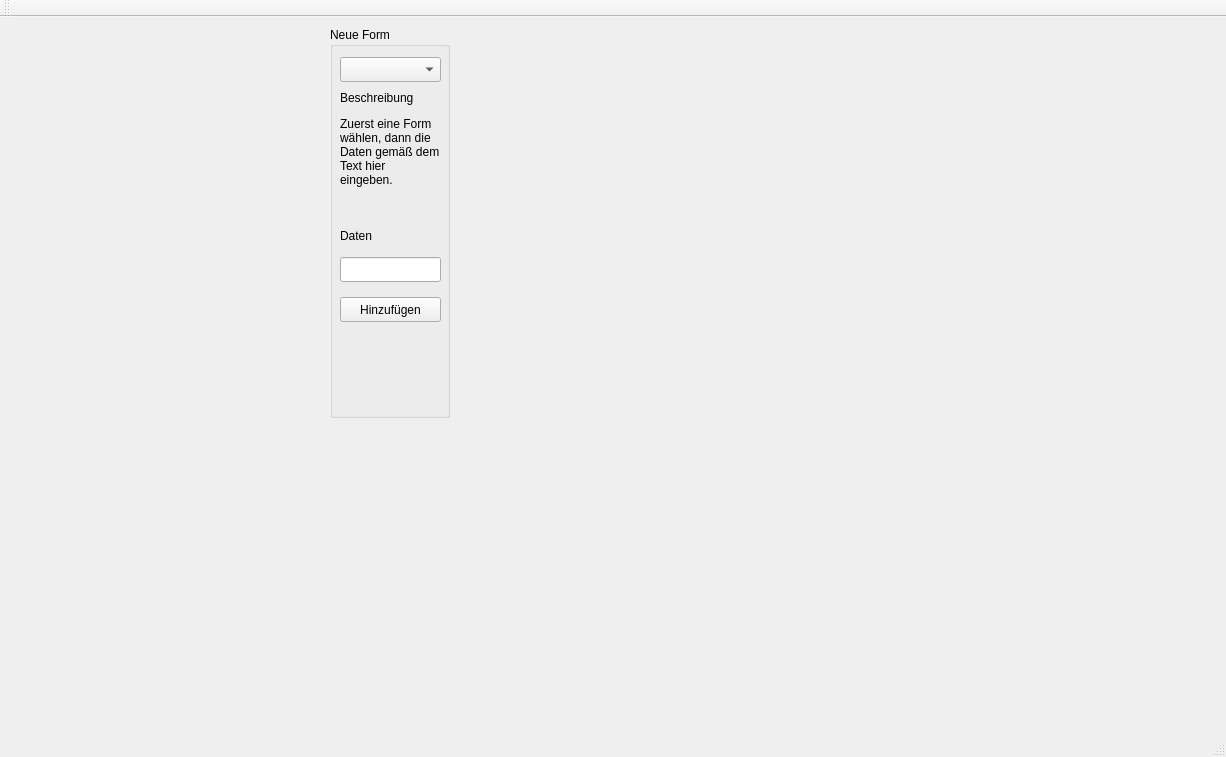
<?xml version="1.0" encoding="UTF-8"?>
<ui version="4.0">
 <class>MainWindow</class>
 <widget class="QMainWindow" name="MainWindow">
  <property name="geometry">
   <rect>
    <x>0</x>
    <y>0</y>
    <width>1226</width>
    <height>757</height>
   </rect>
  </property>
  <property name="windowTitle">
   <string>MainWindow</string>
  </property>
  <widget class="QWidget" name="centralWidget">
   <widget class="QGroupBox" name="groupBox">
    <property name="geometry">
     <rect>
      <x>330</x>
      <y>10</y>
      <width>120</width>
      <height>391</height>
     </rect>
    </property>
    <property name="title">
     <string>Neue Form</string>
    </property>
    <widget class="QComboBox" name="form_select">
     <property name="geometry">
      <rect>
       <x>10</x>
       <y>30</y>
       <width>101</width>
       <height>25</height>
      </rect>
     </property>
    </widget>
    <widget class="QLabel" name="label">
     <property name="geometry">
      <rect>
       <x>10</x>
       <y>60</y>
       <width>101</width>
       <height>21</height>
      </rect>
     </property>
     <property name="text">
      <string>Beschreibung</string>
     </property>
    </widget>
    <widget class="QLabel" name="help_text">
     <property name="geometry">
      <rect>
       <x>10</x>
       <y>90</y>
       <width>101</width>
       <height>101</height>
      </rect>
     </property>
     <property name="text">
      <string>Zuerst eine Form wählen, dann die Daten gemäß dem Text hier eingeben.</string>
     </property>
     <property name="alignment">
      <set>Qt::AlignmentFlag::AlignLeading|Qt::AlignmentFlag::AlignLeft|Qt::AlignmentFlag::AlignTop</set>
     </property>
     <property name="wordWrap">
      <bool>true</bool>
     </property>
    </widget>
    <widget class="QLabel" name="label_3">
     <property name="geometry">
      <rect>
       <x>10</x>
       <y>200</y>
       <width>101</width>
       <height>17</height>
      </rect>
     </property>
     <property name="text">
      <string>Daten</string>
     </property>
    </widget>
    <widget class="QLineEdit" name="data_input">
     <property name="geometry">
      <rect>
       <x>10</x>
       <y>230</y>
       <width>101</width>
       <height>25</height>
      </rect>
     </property>
    </widget>
    <widget class="QPushButton" name="pushButton">
     <property name="geometry">
      <rect>
       <x>10</x>
       <y>270</y>
       <width>101</width>
       <height>25</height>
      </rect>
     </property>
     <property name="text">
      <string>Hinzufügen</string>
     </property>
    </widget>
   </widget>
  </widget>
  <widget class="QMenuBar" name="menuBar">
   <property name="geometry">
    <rect>
     <x>0</x>
     <y>0</y>
     <width>1226</width>
     <height>30</height>
    </rect>
   </property>
  </widget>
  <widget class="QToolBar" name="mainToolBar">
   <attribute name="toolBarArea">
    <enum>TopToolBarArea</enum>
   </attribute>
   <attribute name="toolBarBreak">
    <bool>false</bool>
   </attribute>
  </widget>
  <widget class="QStatusBar" name="statusBar"/>
 </widget>
 <layoutdefault spacing="6" margin="11"/>
 <resources/>
 <connections/>
</ui>
